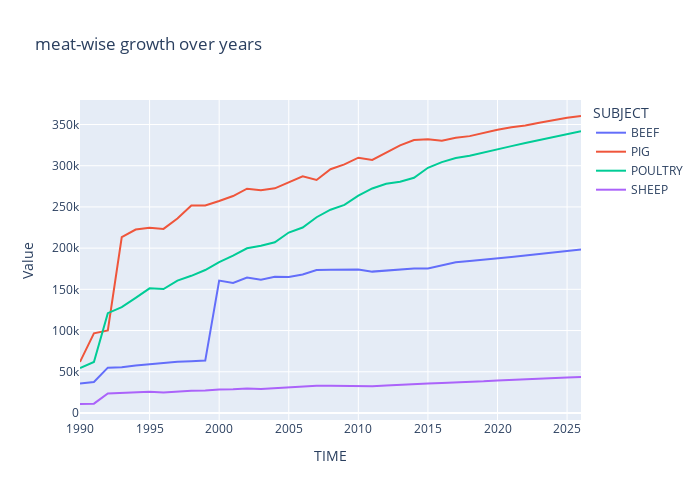

The notebook cell this image was saved under:
### Code cell
df_time = df.groupby(['TIME','SUBJECT'])[['Value']].sum().reset_index()
fig = px.line(df_time,x ='TIME',y ='Value',color='SUBJECT',title='meat-wise growth over years')
fig.update_layout(height =500,width =700)
